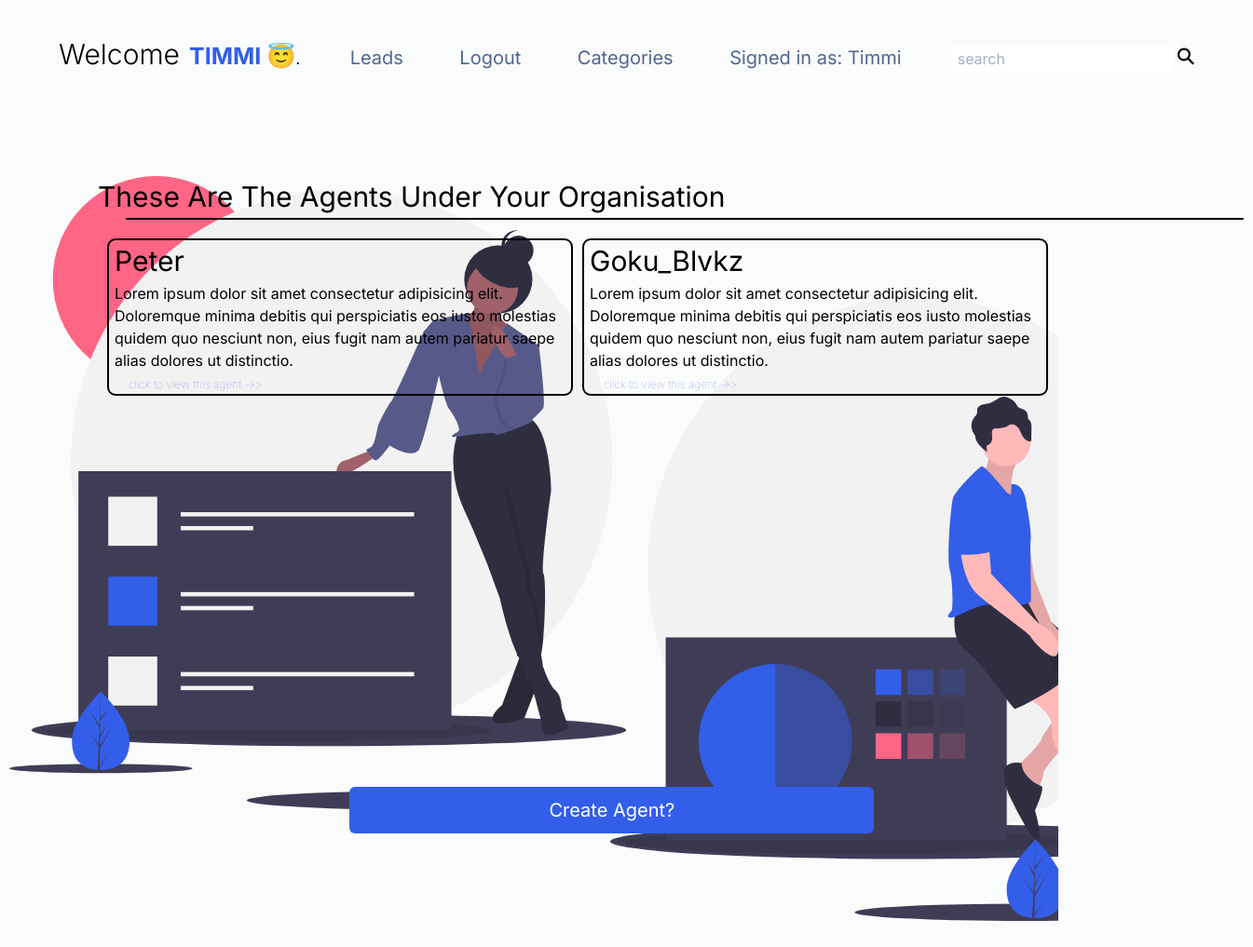
Page /agentlist/ (signed in) on the committed database.
### CRMapp/models.py (models this page shows, shortened)
class User(AbstractUser):
    pass
    is_organisor = models.BooleanField(default=True)
    is_agent = models.BooleanField(default=False)

class Agent(models.Model):
    user = models.OneToOneField("User", on_delete=models.CASCADE)
    organisation = models.ForeignKey("Auto", on_delete=models.CASCADE)

### Agentapp/views.py (the view, shortened to what this page needs)
# urls.py: path('agentlist/', Agent_list.as_view(), name='agent-list'),
class Agent_list(ManualLoginRequiredMixin, generic.ListView):
    template_name = 'agent-list.html'
    context_object_name = 'agents'
    def get_queryset(self):
        queryset = Agent.objects.filter(organisation = self.request.user.auto)
        return queryset

### CRMapp/mixins.py (called while the page is built)
    def dispatch(self, request, *args, **kwargs):
        if not request.user.is_authenticated or not request.user.is_organisor:
            return redirect('login')
        return super().dispatch(request, *args, **kwargs)

### Agentapp/templates/agent-list.html (shortened to what this page needs)
<!DOCTYPE html>
<html lang="en">
<head>
    <link href="https://unpkg.com/tailwindcss@^1.0/dist/tailwind.min.css" rel="stylesheet">
    {% load static %}
    <link rel="stylesheet" href="{% static 'stylesss.css' %}">
</head>
<body>
    <nav>
        <h1 class="hello">Welcome</h1>
        <span>{{request.user.username}} &#128519;</span>.
        <div class="nav-contents">
            <ul>
                <li><a href="{% url 'leads:lead-list' %}">Leads</a></li>
               <li><a href="{% url 'logout' %}">Logout</a></li>
               {% if request.user.is_organisor %}
               <li><a  href="{% url 'leads:category' %}">Categories</a></li>
               {% endif %}
               <li>Signed in as: <span style="text-transform: capitalize;">{{request.user.username}}</span></li>
            </ul>
        </div>
            <div class="search">
                <input type="search" placeholder=" search">
                <button><div class="search-icon">&#9906;</div></button>
            </div>
    </nav>
<div class="background-img">
    <div class="container">
        <p id="text-p">These are the Agents under your organisation</p>
        <div class="lead">
                {% for agent in agents %}
                <p>
                    <a class="text-3xl" style="text-transform: capitalize;" href="{% url 'agents:agent-details' agent.id %}">{{agent.user.username}}</a><br>
                    <a>
                       Lorem ipsum dolor sit amet consectetur adipisicing elit. Doloremque minima debitis qui perspiciatis eos iusto molestias quidem quo nesciunt non, eius fugit nam autem pariatur saepe alias dolores ut distinctio.
                    </a><br>
                    <span class="text"><a href="{% url 'agents:agent-details' agent.id %}">click to view this agent ->></a></span>
                </p>
                {% endfor %}
            </div>
        <div class="bottom">
            <a href="{% url 'agents:agent-create' %}"><button class="w-full text-black hover:bg-blue-500  px-3 py-2 rounded-md">Create Agent?</button></a>
        </div>
    </div>
</div>
</body>
</html>

### static/stylesss.css (style rules this page uses)
* { margin: 0; padding: 0; box-sizing: border-box; font-family: "Inter", sans-serif; }
body { font-family: "Inter", sans-serif; background: #fafbfb; background-size: cover; min-height: 100vh; margin: 10px; }
nav { display: flex; justify-content: space-between; flex-wrap: nowrap; padding: 2px 4%; align-items: baseline; }
nav > span { font-weight: 700; font-size: 25px; color: #335eea; text-transform:uppercase; margin-left: 10px; }
.hello { margin-top: 2%; font-weight: 300; font-size: 30px; }
.nav-contents { flex: 1; text-align: center; }
.nav-contents ul li { list-style: none; display: inline-block; padding: 12px 28px; margin-top: 19px; }
.nav-contents ul li { text-decoration: none; font-weight: 400; font-size: 20px; transform: 0.2s; color: #506690; }
.nav-contents ul a::after { content: ''; display: block; width: 0px; height: 3px; transition: 0.5s ease-in-out; margin: auto; background: #2b50c7; }
.search { box-sizing: border-box; }
.search input { padding: 2px; border-radius: 7px; }
.search-icon { transform: rotate(-45deg); font-size:25px; margin-top: 3px; border: none; }
.background-img { background: url(images/team.svg); background-size: cover; height: 90%; width: 85%; max-width: 100%; align-items: center; object-fit: contain; }
.container { margin: 95px; min-height: 100vh; }
#text-p { font-weight: 400; font-size: 30px; text-transform: capitalize; }
#text-p::after { content: ''; display: block; width: 1200px; height: 2px; margin-left: 30px; background: black; border-radius: 3px; }
.lead { margin-top: 20px; margin-right: 100px; display: flex; flex-wrap: wrap; align-items: flex-start; }
.lead p { border: 2px solid black; margin-bottom: 25px; margin-left: 10px; width:500px; height: auto; border-radius: 9px; padding-left: 6px; transition: 0.3s ease-in-out; }
.text { font-weight: 50; font-size: 12px; padding-left: 15px; color: rgb(124, 142, 230); }
.lead span { transition: 0.3s ease-in-out; }
.bottom { width: 50%; margin-left: 24%; }
.bottom button { transition: 0.3s ease-in-out; height: 50px; font-size: 20px; font-weight: 400; color: white; margin-top: 70%; background: #335eea; }

### rows in the picture
User: user.username "TIMMI", user.username "Timmi"
Agent: user.username "Peter"
Agent: user.username "Goku_Blvkz"
